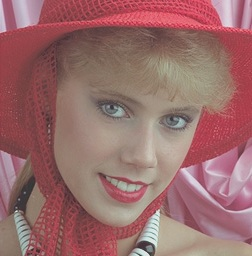
#> input picture day5/sample.jpg, 252 x 256 px, found by its file name
$ python 'crop and paste.py'
#> lines starting #> are read from the running program, lines starting #| are printed output that depends on the picture
# -*- coding: utf-8 -*-
"""
Created on Wed May 16 18:04:59 2018

@author: Ayushi
"""

import PIL
img= PIL.Image.open('sample.jpg')
#> img is the input picture: PIL image 252x256 RGB; mean R, G, B 153.5, 107.6, 107

w = int(img.size[0] / 2)
#> w = 126
h = int(img.size[1] / 2)
#> h = 128
size = (w-80,h-102,w+80,h+102)
#> size = (46, 26, 206, 230)


#box = (100, 100, 400, 400)
region = img.crop(size)
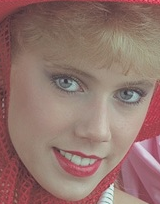
#> region: PIL image 160x204 RGB; mean R, G, B 146.7, 116, 109
region = region.transpose(PIL.Image.ROTATE_180)
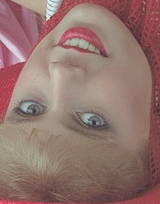
#> region: PIL image 160x204 RGB; mean R, G, B 146.7, 116, 109
img.paste(region, size)
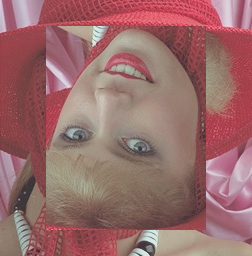
#> img: PIL image 252x256 RGB; mean R, G, B 153.5, 107.6, 107
img.show()


url="http://"
import requests
#> (the run stopped early here; a loop or call above may not have finished)
